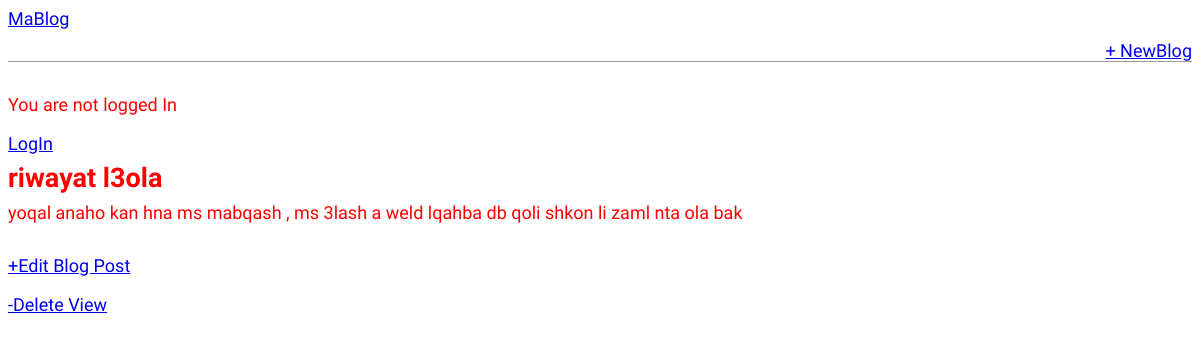
/post/1/, run on an earlier commit of the app's database.
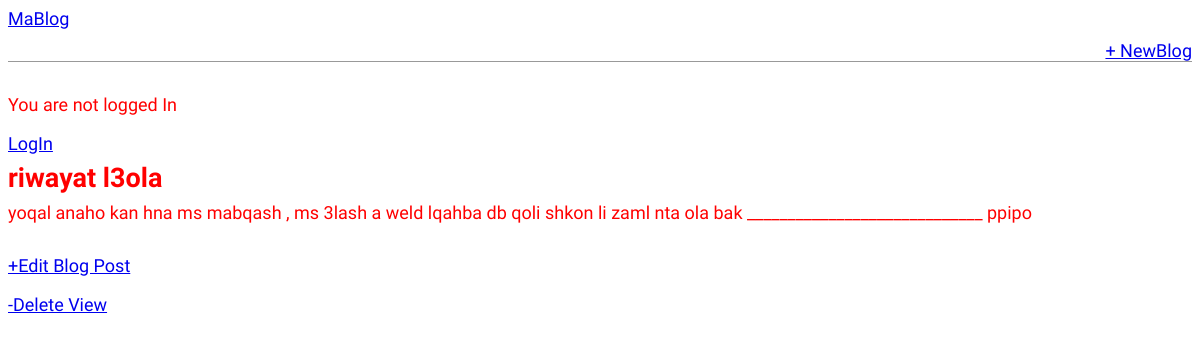
And on a later commit of the database.
### Mablog/models.py (models this page shows, shortened)
class Post(models.Model):
    title=models.CharField(max_length=30)
    author=models.ForeignKey(
        User,
        on_delete=models.CASCADE
    )
    body=models.TextField()

### Mablog/views.py (the view)
# urls.py: path('post/<int:pk>/', BlogDetailView.as_view(), name='post_detail'),
class BlogDetailView(DetailView):
    model=Post
    context_object_name='blogDposts'
    template_name='post_detail.html'

### templates/post_detail.html
{% extends 'base.html' %}
{% block content %}
    <div class="post-entry">
        <h2>{{ blogDposts.title }}</h2>
        <p>{{ blogDposts.body }}</p>
    </div>
    <p><a href="{% url 'post_edit' pk=blogDposts.pk %}">+Edit Blog Post</a></p>
    <p><a href="{% url 'post_delete' pk=blogDposts.pk %}">-Delete View</a></p>
{% endblock content %}

What changed in the data, as far as the page shows it:
changed Post "riwayat l3ola": body "yoqal anaho kan hna ms mabqash , ms 3lash a weld lqahba db qoli shkon li zaml nta ola bak" → "yoqal anaho kan hna ms mabqash , ms 3lash a weld lqahba db qoli shkon li zaml nta ola bak _____________________________ ppipo"
